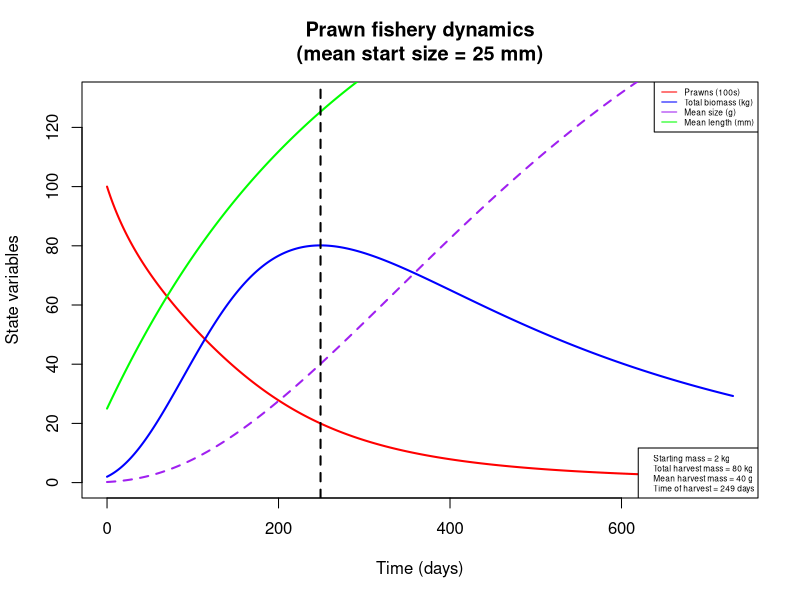
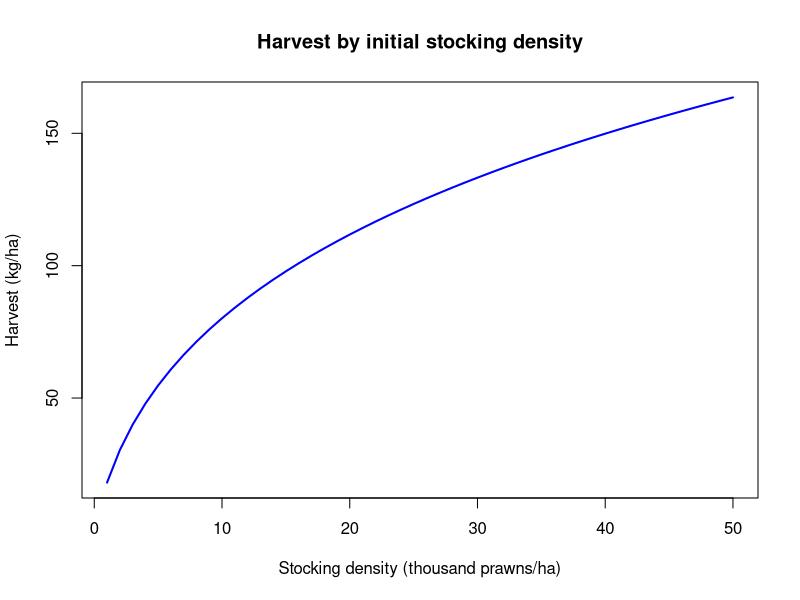
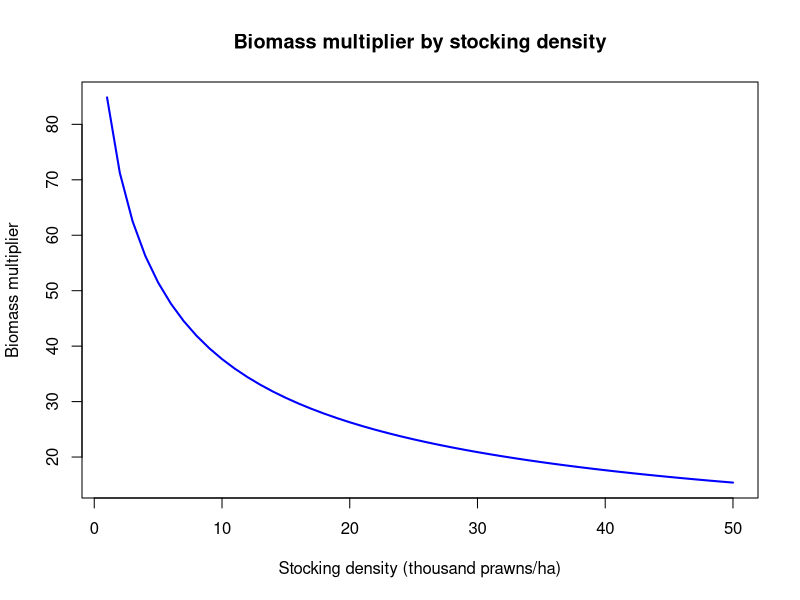
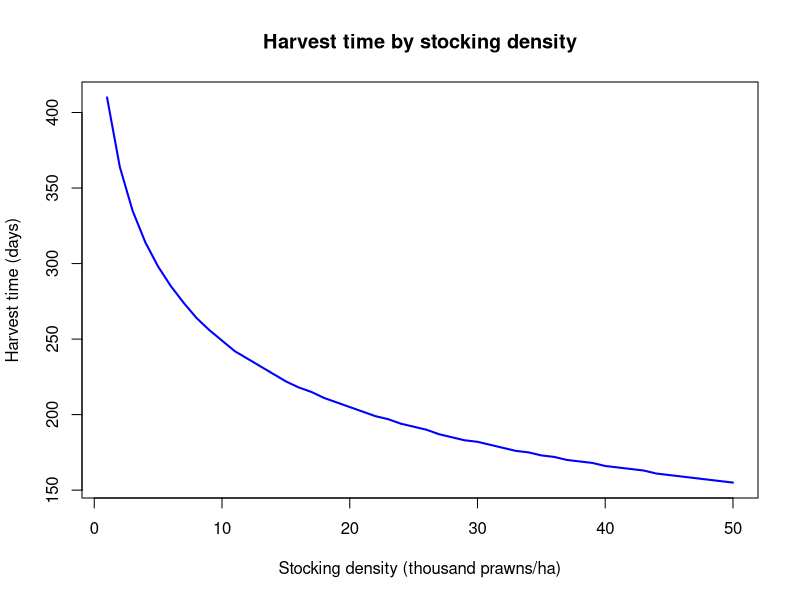
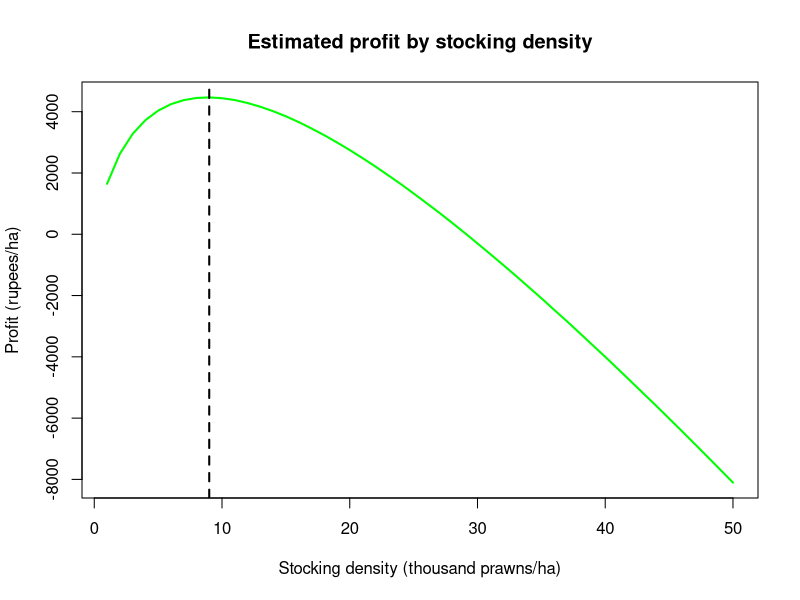

Write R code to recreate these figures, in order. (Note: this script raises an error after producing the figures.)
## Modeling prawn growth and mortality to maximize biomass

## To-do list:
  # Fit density-dependent parameters to data from Ranjeet & Kurup 2010 (or other Macrobrachium fisheries data)
    # Note: may also want to use net production data for fitting?
  # Investigate price-to-cost ratios in other locations for sensitivity analysis on maximum profit estimation

require(deSolve)

prawn_biomass = function(t, n, parameters) { 
  with(as.list(parameters),{
    
    P=n[1]
    L=n[2]
       
    Bp = (a*(L/10)^b)/10 # Mean prawn mass, converting from length (mm) to weight (g)

    Bm = P*Bp # Total prawn biomass

    dLdt = k/(1+gam*Bm)*(linf - L) # Mean prawn length, using von Bertalanffy growth limited by density-dependent parameter gamma
    
    dPdt = -P*(mu*L^d + phi*Bm) # Prawn abundance, subject to size- and density-dependent mortality

    return(list(c(dPdt,dLdt)))
  }) 
} 

# Set initial values and parameters
# Stocking conditions: L = 25mm ~ W = 0.2g
nstart = c(P = 10000, L = 25)
time = seq(0, 365*2, 1)

parameters=c(
  a = 0.096868,     # Allometric parameter for prawn length-weight relationship, from Lalrinsanga et al. 2012 (M. rosenbergii, growout phase)
  b = 3.2944,       # Allometric parameter for prawn length-weight relationship, from Lalrinsanga et al. 2012 (M. rosenbergii, growout phase)
  gam = 1e-6,       # Density-dependent growth parameter (based on biomass per hectare); not yet fit
  mu = 0.1,         # Prawn mortality coefficient; no source
  d = -0.75,        # Exponential relationship of length with mortality, assuming mortality ~ W^-0.25, and W ~ L^3
  phi = 5e-8,       # Density-dependent mortality parameter (based on biomass per hectare); not yet fit
  k = 0.00339726,   # Growth rate (mm/day), from Nwosu & Wolfi 2006 (M. vollenhovenii); alternate value for M. rosenbergii, from Sampaio & Wagner 1996: 0.0104333333
  linf = 206        # Max length (mm), from Nwosu & Wolfi 2006 (M. vollenhovenii)
)


# Run & plot
output = as.data.frame(ode(nstart,time,prawn_biomass,parameters))
output$B = ((parameters['a']*(output$L/10)^parameters['b'])/10)    # Mean prawn biomass, transformed from length
output$Bt = output$B*output$P                                      # Total prawn biomass

start.mass.kg = output$Bt[output$time==1]/1000
harvest.mass.kg = max(output$Bt)/1000
harvest.size = output$B[output$Bt==max(output$Bt)]  
harvest.time = output$time[output$Bt==max(output$Bt)]

plot(x = output$time, y = output$P/100, col = 'red', xlab = 'Time (days)', ylab = 'State variables', 
     type = 'l', lwd=2, xlim = c(0, max(output$time)), ylim = c(0, max(output$Bt/1000)+50),
     main = paste('Prawn fishery dynamics\n', '(mean start size = ', as.numeric(nstart[2]), ' mm)', sep = ''))
  lines(x = output$time, y = output$Bt/1000, col = 'blue', lwd=2)
  lines(x = output$time, y = output$B, col = 'purple', lwd=2, lty=2)
  lines(x = output$time, y = output$L, col = 'green', lwd=2)
  abline(v = harvest.time, lty = 2, lwd = 2)
  legend('topright', legend = c('Prawns (100s)', 'Total biomass (kg)', 'Mean size (g)', 'Mean length (mm)'), 
         lty = 1, col = c('red', 'blue', 'purple', 'green'), cex = 0.5)
  legend('bottomright', legend = c(paste('Starting mass =', round(start.mass.kg), 'kg', sep = ' '),
                           paste('Total harvest mass =', round(harvest.mass.kg), 'kg', sep = ' '), 
                           paste('Mean harvest mass =', round(harvest.size), 'g', sep = ' '), 
                           paste('Time of harvest =', round(harvest.time), 'days', sep = ' ')), cex=0.5)
  
# Plot amount of harvest, biomass multiplier, optimal harvest time against initial stocking density
x = c(1:50)
harvest = numeric(length(x))
harvest.m = numeric(length(x))
harvest.t = numeric(length(x))
for (i in x) {
  nstart.d = c(P = 1000*i, L = 25)
  output.d = as.data.frame(ode(nstart.d,time,prawn_biomass,parameters))
  output.d$B = ((parameters['a']*(output.d$L/10)^parameters['b'])/10)
  output.d$Bt = output.d$B*output.d$P
  harvest[i] = max(output.d$Bt)/1000
  harvest.m[i] = max(output.d$Bt)/output.d$Bt[output.d$time==1]
  harvest.t[i] = output.d$time[output.d$Bt == max(output.d$Bt)]
}
plot(x, harvest, col = 'blue', xlab = 'Stocking density (thousand prawns/ha)', ylab = 'Harvest (kg/ha)',
     type = 'l', lwd = 2, main = 'Harvest by initial stocking density')
plot(x, harvest.m, col = 'blue', xlab = 'Stocking density (thousand prawns/ha)', ylab = 'Biomass multiplier', 
     type = 'l', lwd = 2, main = 'Biomass multiplier by stocking density')
plot(x, harvest.t, col = 'blue', xlab = 'Stocking density (thousand prawns/ha)', ylab = 'Harvest time (days)',
     type = 'l', lwd = 2, main = 'Harvest time by stocking density')


# Profit optimization (price estimates from Tamil Nadu Agricultural University, http://agritech.tnau.ac.in/fishery/fish_freshwaterprawn.html)
p = 140                                           # Weighted average market price of prawns, in rupees/kg 
c = 600                                           # Cost of post-larvae, in rupees/1000 PL
delta = -log(1-0.1)/365                           # Discount rate, equivalent to 10%/year
profit = p*harvest*exp(-delta*(harvest.t)) - c*x  # Profit function, in terms of revenue (discounted by time to harvest) minus stocking costs 
plot(x, profit, col = 'green', xlab = 'Stocking density (thousand prawns/ha)', ylab = 'Profit (rupees/ha)',
     type = 'l', lwd = 2, main = 'Estimated profit by stocking density')
  abline(v = which.max(profit), lty = 2, lwd = 2)


# Fit density-dependent parameters to data from Ranjeet & Kurup 2010
beta.params = function(mu, var) {
  alpha = ((1 - mu)/var - 1/mu)*mu^2
  beta = alpha*(1/mu - 1)
  return(list(alpha = alpha, beta = beta))
}

prawn.mle = function(params) {
  parameters['gam'] = params[1]
  parameters['phi'] = params[2]
  
  time = seq(0,30*8,1)
  
  nstart1 = c(P = 5000, L = 25)
  output1 = as.data.frame(ode(nstart1, time, prawn_biomass, parameters))
  mean.size1 = ((parameters['a']*(output1$L[output1$time == max(time)]/10)^parameters['b'])/10)
  surv1 = output1$P[output1$time == max(time)] / output1$P[output1$time == 0]
    
  nstart2 = c(P = 10000, L = 25)
  output2 = as.data.frame(ode(nstart2, time, prawn_biomass, parameters))
  mean.size2 = ((parameters['a']*(output2$L[output2$time == max(time)]/10)^parameters['b'])/10)
  surv2 = output2$P[output2$time == max(time)] / output2$P[output2$time == 0]
    
  nstart3 = c(P = 15000, L = 25)
  output3 = as.data.frame(ode(nstart3, time, prawn_biomass, parameters))
  mean.size3 = ((parameters['a']*(output3$L[output3$time == max(time)]/10)^parameters['b'])/10)
  surv3 = output3$P[output3$time == max(time)] / output3$P[output3$time == 0]
    
  nstart4 = c(P = 25000, L = 25)
  output4 = as.data.frame(ode(nstart4, time, prawn_biomass, parameters))
  mean.size4 = ((parameters['a']*(output4$L[output4$time == max(time)]/10)^parameters['b'])/10)
  surv4 = output4$P[output4$time == max(time)] / output4$P[output4$time == 0]
  
  lh.sz1 = dnorm(mean.size1, mean = 101.650, sd = 7.5067)
  lh.sz2 = dnorm(mean.size2, mean = 87.730, sd = 8.1917)
  lh.sz3 = dnorm(mean.size3, mean = 69.113, sd = 8.6865)
  lh.sz4 = dnorm(mean.size4, mean = 55.483, sd = 3.9793)
  
  mu1 = 0.69440; var1 = 0.066525^2
  lh.sv1 = dbeta(surv1, shape1 = beta.params(mu1, var1)$alpha, shape2 = beta.params(mu1, var1)$beta)
  mu2 = 0.54533; var2 = 0.038724^2
  lh.sv2 = dbeta(surv2, shape1 = beta.params(mu2, var2)$alpha, shape2 = beta.params(mu2, var2)$beta)
  mu3 = 0.4269; var3 = 0.063707^2
  lh.sv3 = dbeta(surv3, shape1 = beta.params(mu3, var3)$alpha, shape2 = beta.params(mu3, var3)$beta)
  mu4 = 0.28210; var4 = 0.021198^2
  lh.sv4 = dbeta(surv4, shape1 = beta.params(mu4, var4)$alpha, shape2 = beta.params(mu4, var4)$beta)
  
  negLL = -(log(lh.sz1)+log(lh.sz2)+log(lh.sz3)+log(lh.sz4)+log(lh.sv1)+log(lh.sv2)+log(lh.sv3)+log(lh.sv4))
  return(negLL)
}

prawn.mle(c(1e-6, 4e8))

## DOESN'T WORK - ODE solver runs into problems during optimization
density.params.fit = optim(par=c(1e-6, 4e8), prawn.mle, method = 'Nelder-Mead')
